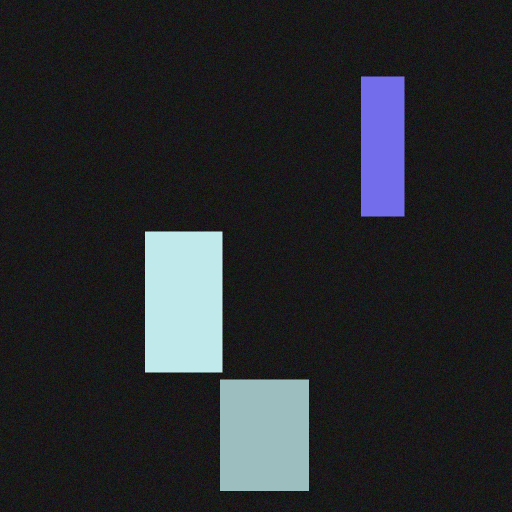
#> input picture _fake_dataset/images/train/000001.png, 1024 x 1024 px (shown at 1/2 size)
$ python -i augmentation.py   (imports and definitions only)
#> lines starting #> are read from the running program, lines starting #| are printed output that depends on the picture
# Copyright (c) 2020 NVIDIA Corporation. All rights reserved.
# This work is licensed under the NVIDIA Source Code License - Non-commercial. Full
# text can be found in LICENSE.md

import torch
import random
import numpy as np
import numbers
from PIL import Image # PyTorch likes PIL instead of cv2
import cv2

# My libraries
from utils import mask as util_
from fcn.config import cfg


##### Useful Utilities #####

# [125 lines left out: functions array_to_tensor, translate, rotate, add_noise_to_depth, add_noise_to_xyz, dropout_random_ellipses and 1 more, not called in this run]

def random_color_warp(image, d_h=None, d_s=None, d_l=None):
    """ Given an RGB image [H x W x 3], add random hue, saturation and luminosity to the image

        Code adapted from: https://github.com/yuxng/PoseCNN/blob/master/lib/utils/blob.py
    """
    H, W, _ = image.shape
#> H = 1024; W = 1024

    image_color_warped = np.zeros_like(image)

    # Set random hue, luminosity and saturation which ranges from -0.1 to 0.1
    if d_h is None:
        d_h = (random.random() - 0.5) * 0.2 * 256
    if d_l is None:
        d_l = (random.random() - 0.5) * 0.2 * 256
    if d_s is None:
        d_s = (random.random() - 0.5) * 0.2 * 256

    # Convert the RGB to HLS
    hls = cv2.cvtColor(image.round().astype(np.uint8), cv2.COLOR_RGB2HLS)
#> hls: shape (1024, 1024, 3); mean of channels 0, 1, 2 89.9, 41.6, 139.8
    h, l, s = cv2.split(hls)
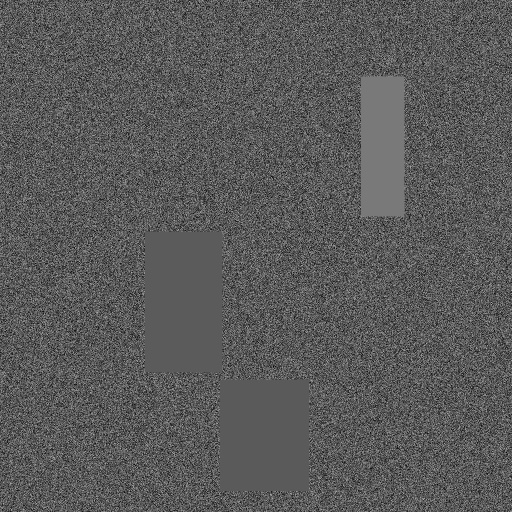
#> h: shape (1024, 1024) (shown at 1/2 size); min 0, max 179, mean 89.9
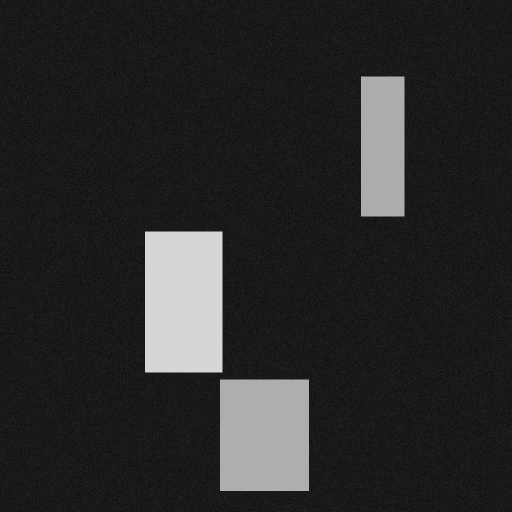
#> l: shape (1024, 1024) (shown at 1/2 size); min 0, max 214, mean 41.6
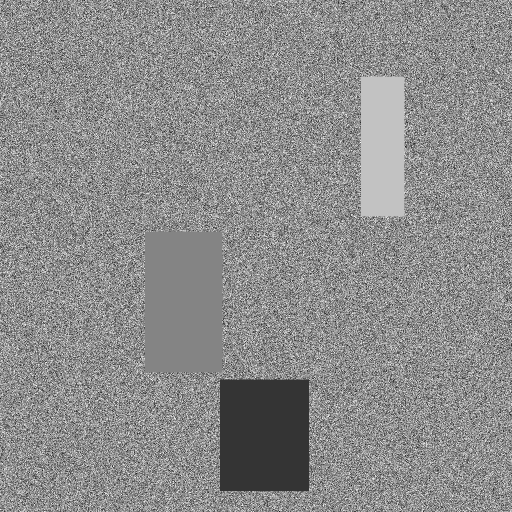
#> s: shape (1024, 1024) (shown at 1/2 size); min 0, max 255, mean 139.8

    # Add the values to the image H, L, S
    new_h = (np.round((h + d_h)) % 256).astype(np.uint8)
    new_l = np.round(np.clip(l + d_l, 0, 255)).astype(np.uint8)
    new_s = np.round(np.clip(s + d_s, 0, 255)).astype(np.uint8)

    # Convert the HLS to RGB
    new_hls = cv2.merge((new_h, new_l, new_s)).astype(np.uint8)
#> new_hls: shape (1024, 1024, 3); mean of channels 0, 1, 2 107.9, 54.6, 135.8
    new_im = cv2.cvtColor(new_hls, cv2.COLOR_HLS2RGB)
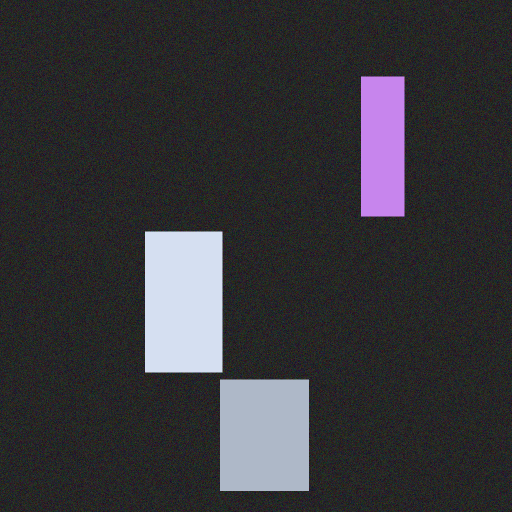
#> new_im: shape (1024, 1024, 3) (shown at 1/2 size); mean R, G, B 53.8, 53.1, 56.9

    image_color_warped = new_im.astype(np.float32)

    return image_color_warped

# [331 lines left out: functions random_horizontal_flip, random_morphological_transform, random_ellipses, random_translation, random_rotation, random_cut and 1 more, not called in this run]

>>> import cv2
>>> picture = cv2.cvtColor(cv2.imread('../../../../../_fake_dataset/images/train/000001.png'), cv2.COLOR_BGR2RGB)
>>> result = random_color_warp(picture)

$ run again, on _fake_dataset/images/train/000002.png
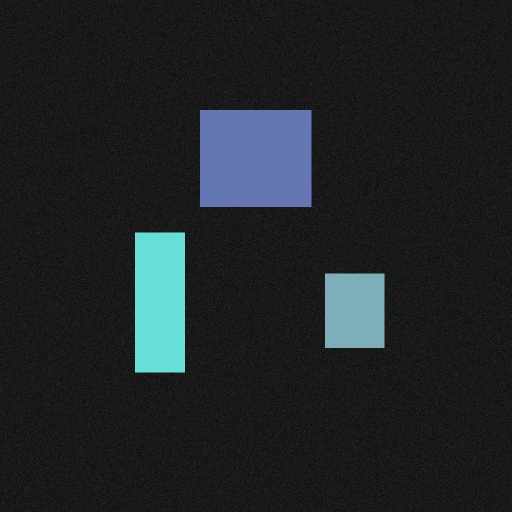
#> input picture _fake_dataset/images/train/000002.png, 1024 x 1024 px (shown at 1/2 size)
#> hls: shape (1024, 1024, 3); mean of channels 0, 1, 2 90.1, 35.2, 139.8
#> in random_color_warp, `h, l, s = cv2.split(hls)`:
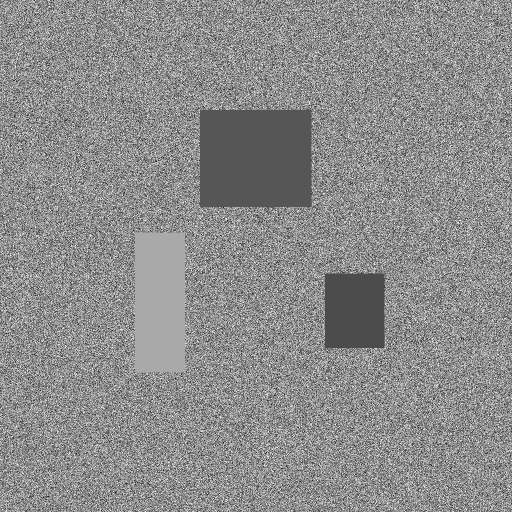
#> s: shape (1024, 1024) (shown at 1/2 size); min 0, max 255, mean 139.8
#> new_hls: shape (1024, 1024, 3); mean of channels 0, 1, 2 108.1, 48.2, 135.8
#> in random_color_warp, `new_im = cv2.cvtColor(new_hls, cv2.COLOR_HLS2RGB)`:
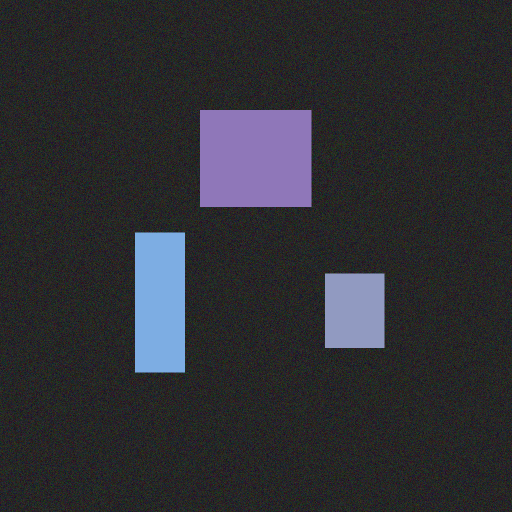
#> new_im: shape (1024, 1024, 3) (shown at 1/2 size); mean R, G, B 46.1, 46.6, 51.3

$ run again, on _fake_dataset/images/train/000003.png
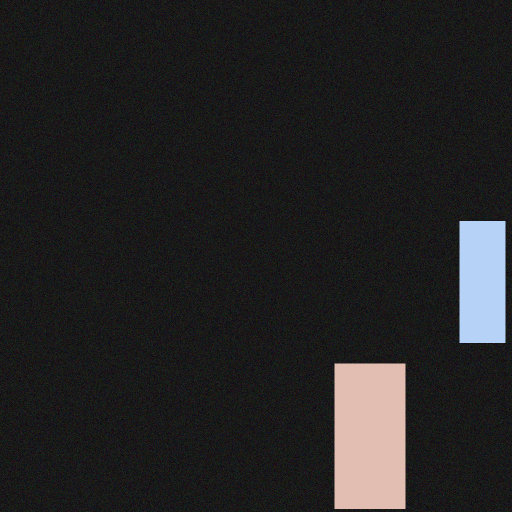
#> input picture _fake_dataset/images/train/000003.png, 1024 x 1024 px (shown at 1/2 size)
#> hls: shape (1024, 1024, 3); mean of channels 0, 1, 2 86.3, 35.6, 142.6
#> in random_color_warp, `h, l, s = cv2.split(hls)`:
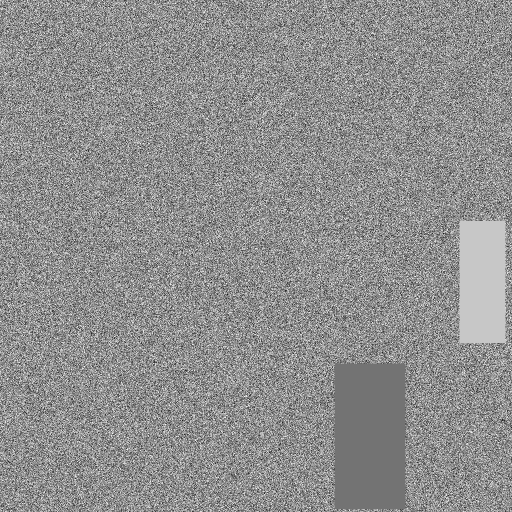
#> s: shape (1024, 1024) (shown at 1/2 size); min 0, max 255, mean 142.6
#> new_hls: shape (1024, 1024, 3); mean of channels 0, 1, 2 104.3, 48.6, 138.6
#> in random_color_warp, `new_im = cv2.cvtColor(new_hls, cv2.COLOR_HLS2RGB)`:
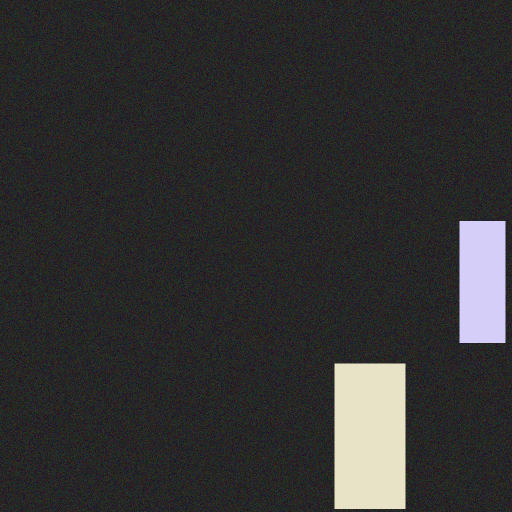
#> new_im: shape (1024, 1024, 3) (shown at 1/2 size); mean R, G, B 49, 48.7, 48.4

$ run again, on _fake_dataset/images/train/000004.png
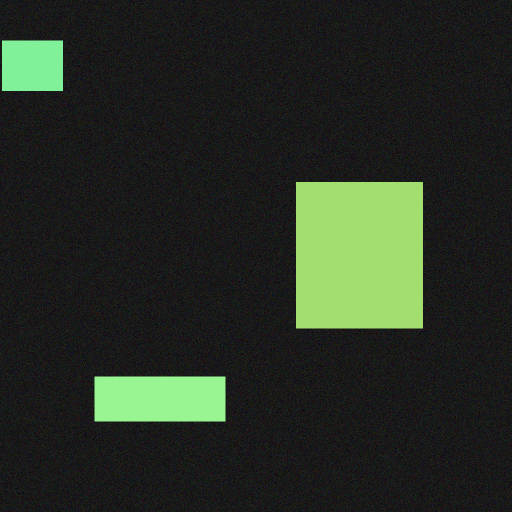
#> input picture _fake_dataset/images/train/000004.png, 1024 x 1024 px (shown at 1/2 size)
#> hls: shape (1024, 1024, 3); mean of channels 0, 1, 2 85.1, 40.4, 146.3
#> in random_color_warp, `h, l, s = cv2.split(hls)`:
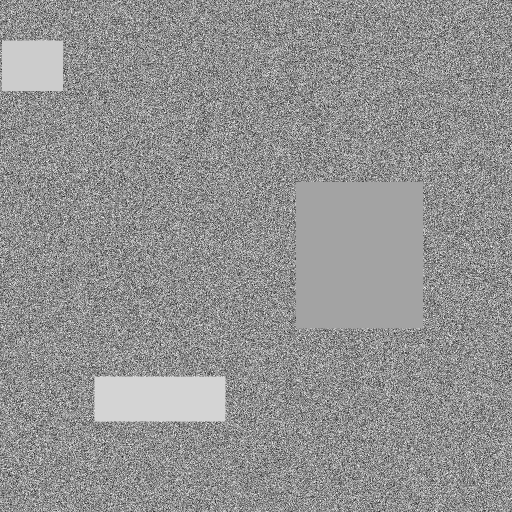
#> s: shape (1024, 1024) (shown at 1/2 size); min 0, max 255, mean 146.3
#> new_hls: shape (1024, 1024, 3); mean of channels 0, 1, 2 103.1, 53.4, 142.3
#> in random_color_warp, `new_im = cv2.cvtColor(new_hls, cv2.COLOR_HLS2RGB)`:
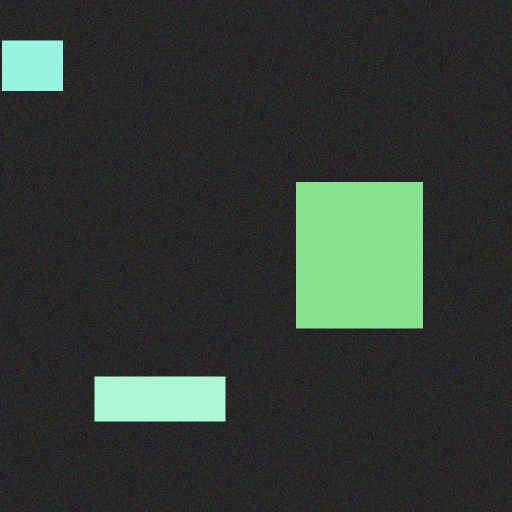
#> new_im: shape (1024, 1024, 3) (shown at 1/2 size); mean R, G, B 48.7, 58.2, 51.4
